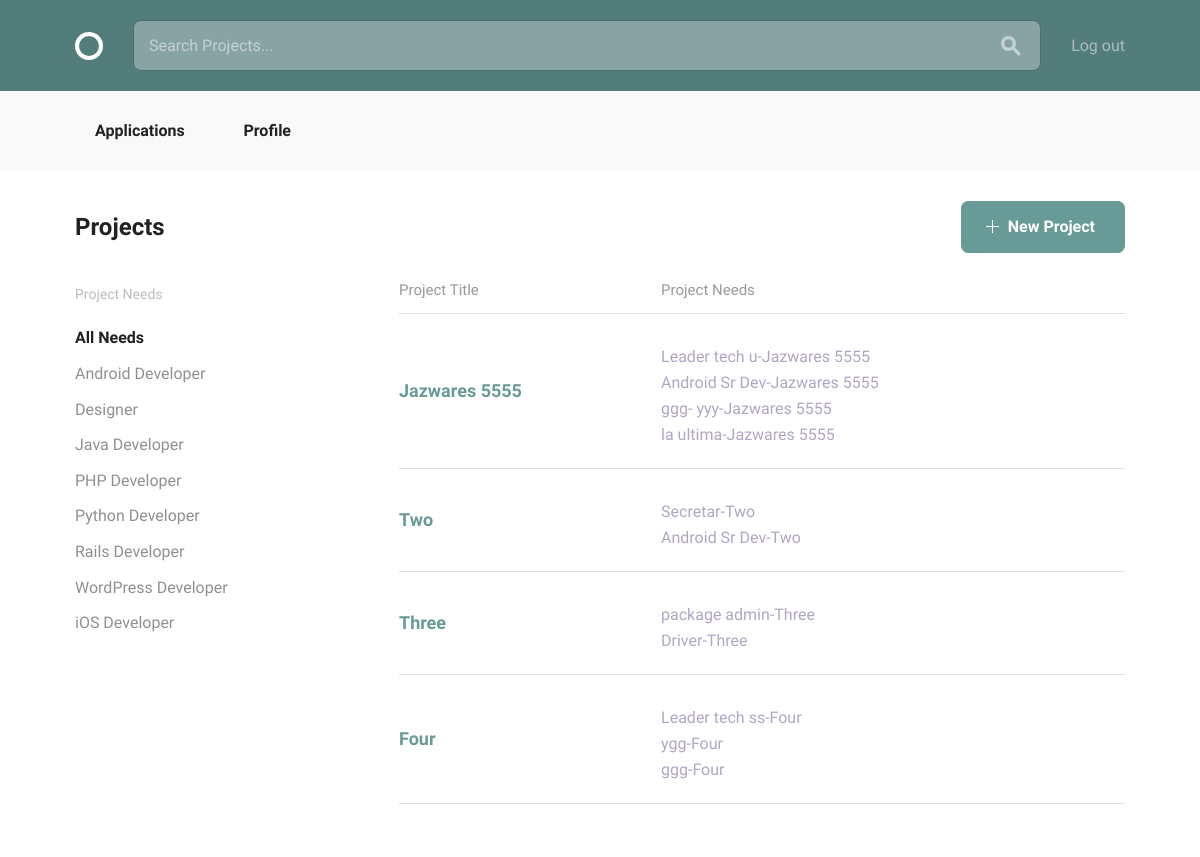
Page /projects/ (signed in) on the committed database.
### projects/models.py (models this page shows)
class Project(models.Model):
    owner = models.ForeignKey(settings.AUTH_USER_MODEL,
                              related_name="projects")
    title = models.CharField(max_length=140)
    description = models.TextField()
    concluded = models.BooleanField(default=False)
    time_line_description = models.TextField(default='')
    applicant_req = models.TextField(default='')
    def __str__(self):
        return self.title

class Position(models.Model):
    position_title = models.CharField(max_length=40)
    skill = models.ForeignKey(Skill, related_name='positions')
    description = models.TextField(default='')
    project = models.ForeignKey(Project, related_name='positions')
    filled = models.BooleanField(default=False)
    def __str__(self):
        return "{}-{}".format(self.position_title, self.project)

### projects/views.py (the view)
class AllProjects(LoginRequiredMixin, PrefetchRelatedMixin, generic.ListView):
    model = models.Project
    prefetch_related = ["positions"]

### projects/templates/projects/project_list.html
{% extends "layout.html" %}
{% block body_content %}
<div class="bounds circle--page">
    <div class="circle--page--header circle--fluid">
        <div class="circle--fluid--cell circle--fluid--primary">
            <h2>Projects</h2>
        </div>
        <div class="circle--fluid--cell circle--fluid--secondary">
            <a class="button button-primary icon-on-left" href="{% url 'projects:create_project' %}">
                <svg version="1.1" xmlns="http://www.w3.org/2000/svg" xmlns:xlink="http://www.w3.org/1999/xlink" x="0px" y="0px" viewBox="0 0 13 13" style="enable-background:new 0 0 13 13;" xml:space="preserve" class="add">
            <polygon points="7,6 7,0 6,0 6,6 0,6 0,7 6,7 6,13 7,13 7,7 13,7 13,6 "/>
          </svg>
                New Project
            </a>
        </div>
    </div>
    <div class="grid-25">
        <div class="circle--filter circle--secondary--module">
            <h4>Project Needs</h4>
            <ul class="circle--filter--list">
                <li><a class="selected">All Needs</a></li>
                <li><a>Android Developer</a></li>
                <li><a>Designer</a></li>
                <li><a>Java Developer</a></li>
                <li><a>PHP Developer</a></li>
                <li><a>Python Developer</a></li>
                <li><a>Rails Developer</a></li>
                <li><a>WordPress Developer</a></li>
                <li><a>iOS Developer</a></li>
            </ul>
        </div>
    </div>
    <div class="grid-70 grid-push-5">
        <table class="u-full-width circle--table">
            <thead>
            <tr>
                <th>Project Title</th>
                <th class="circle--cell--right">Project Needs</th>
            </tr>
            </thead>
            <tbody>
            {% for project in project_list %}
            <tr class="clickable-row" data-href="{% url 'projects:detail_project' pk=project.pk %}">
                <td>
                    <h3>{{ project.title }}</h3>
                </td>
                <td class="circle--cell--right">
                    {% for position in project.positions.all %}
                        <p class="secondary-label">{{ position }}</p>
                    {% endfor %}
                </td>
            </tr>
            {% endfor %}
            </tbody>
        </table>
    </div>
</div>
{% endblock %}

### rows in the picture
Project: title "Jazwares 5555"
Position: position_title+project "Leader tech u-Jazwares 5555"
Position: position_title+project "Android Sr Dev-Jazwares 5555"
Position: position_title+project "ggg- yyy-Jazwares 5555"
Position: position_title+project "la ultima-Jazwares 5555"
Project: title "Two"
Position: position_title+project "Secretar-Two"
Position: position_title+project "Android Sr Dev-Two"
Project: title "Three"
Position: position_title+project "package admin-Three"
Position: position_title+project "Driver-Three"
Project: title "Four"
Position: position_title+project "Leader tech ss-Four"
Position: position_title+project "ygg-Four"
Position: position_title+project "ggg-Four"
